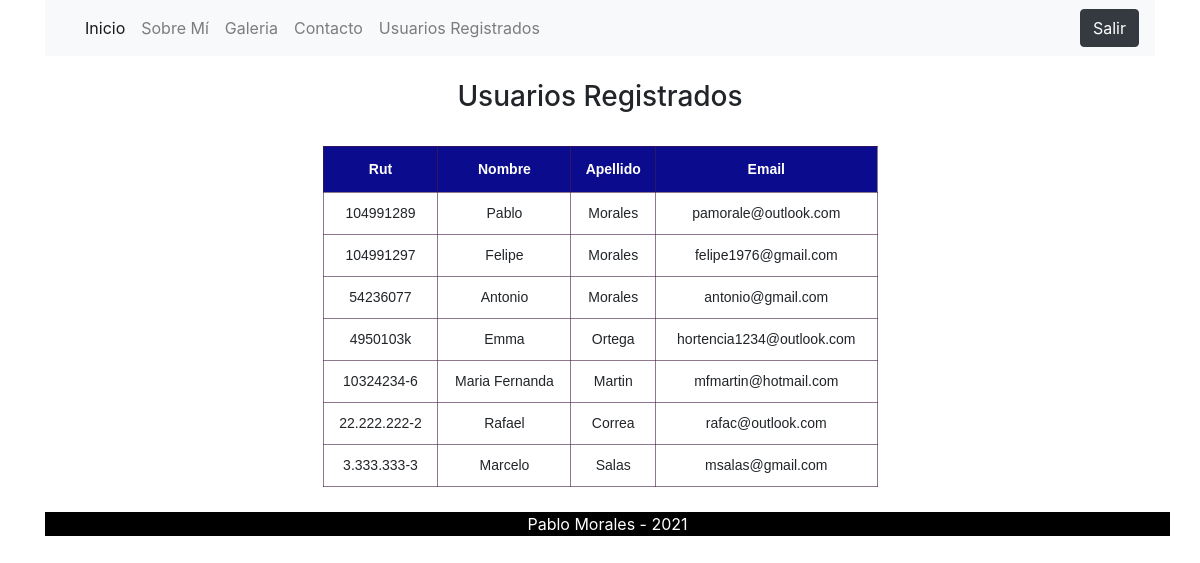
The page /base on the database its author committed.
### PabloAplicacion/models.py (models this page shows)
class Usuario(models.Model):
    rut= models.CharField(max_length=20, unique=True)
    nombre= models.CharField(max_length=30)
    apellido = models.CharField(max_length=50)
    email= models.CharField(max_length=70)
    contrasena = models.CharField(max_length=30)
    last_login = models.CharField(max_length=300)

### PabloAplicacion/views.py (the view)
# urls.py: path('base', views.base),
def base(request):
    usuario = Usuario.objects.all()
    return render(request, 'PabloAplicacion/base.html', {"data":usuario})

### PabloAplicacion/templates/PabloAplicacion/base.html
{% extends 'PabloAplicacion/layout2.html' %}
{% load static %}
{% block content %}
<br>
<center><h3>Usuarios Registrados</h3></center>
<br>
<table id ="tablaUsuarios" class="center">
    <tr>
        <th>Rut</th><th>Nombre</th><th>Apellido</th><th>Email</th>
    </tr>
    {% for usuario in data %}
    <tr>
    <td>{{usuario.rut}}</td><td>{{usuario.nombre}}</td><td>{{usuario.apellido}}</td><td>{{usuario.email}}</td>
    </tr>
    {% endfor %}
</table>
{% endblock %}

### PabloAplicacion/templates/PabloAplicacion/layout2.html (shortened to what this page needs)
{% load static %}
<!DOCTYPE html>
<html lang="en">
<head>
    <link rel="stylesheet" href="https://cdn.jsdelivr.net/npm/bootstrap@4.6.0/dist/css/bootstrap.min.css">
    <link rel="stylesheet" href="{% static 'css/styles2.css' %}">
    <link  href="https://cdnjs.cloudflare.com/ajax/libs/fotorama/4.6.4/fotorama.css" rel="stylesheet">
</head>
<body>
    <div class="container">
          <nav class="navbar navbar-expand-lg navbar-light bg-light">
            <div class="collapse navbar-collapse" id="navbarNavAltMarkup">
                <div class="navbar-nav">
                  <a class="nav-link active" href="./index">Inicio <span class="sr-only">(current)</span></a>
                  <a class="nav-link" href="./yo">Sobre Mí</a>
                  <a class="nav-link" href="./galeria">Galeria</a>
                  <a class="nav-link" href="./contacto1">Contacto</a>
                  <a class="nav-link" href="./base">Usuarios Registrados</a>
                </div>
                <a href='./salir'><button type="button" class="btn btn-dark" style="margin:0px">Salir</button></a>
              </nav>
{% block content %}
{% endblock %}
<div class="row pie">
    <div class="col-12 col-sm-12 col-md-12 col-lg-12 col-xl-12 piedepagina">Pablo Morales - 2021</div>
</div>
</div>
</body>
</html>

### PabloAplicacion/static/css/styles2.css (style rules this page uses)
.row { margin-right: -15px; margin-left: 0px; }
.piedepagina { text-align: center; background-color: rgb(0, 0, 0); color: white }
.pie { padding-top: 25px; }
#tablaUsuarios { font-family: Verdana, Geneva, Tahoma, sans-serif; font-size: 14px; border-collapse: collapse; width: 50%; margin-left: auto; margin-right: auto; }
#tablaUsuarios td { text-align: center; }
#tablaUsuarios td, #tablaUsuarios th { border: 1px solid rgba(71, 33, 71, 0.603); padding: 10px; }

### rows shown on the page
Usuario: rut "104991289", nombre "Pablo", apellido "Morales", email "pamorale@outlook.com"
Usuario: rut "104991297", nombre "Felipe", apellido "Morales", email "felipe1976@gmail.com"
Usuario: rut "54236077", nombre "Antonio", apellido "Morales", email "antonio@gmail.com"
Usuario: rut "4950103k", nombre "Emma", apellido "Ortega", email "hortencia1234@outlook.com"
Usuario: rut "10324234-6", nombre "Maria Fernanda", apellido "Martin", email "mfmartin@hotmail.com"
Usuario: rut "22.222.222-2", nombre "Rafael", apellido "Correa", email "rafac@outlook.com"
Usuario: rut "3.333.333-3", nombre "Marcelo", apellido "Salas", email "msalas@gmail.com"
